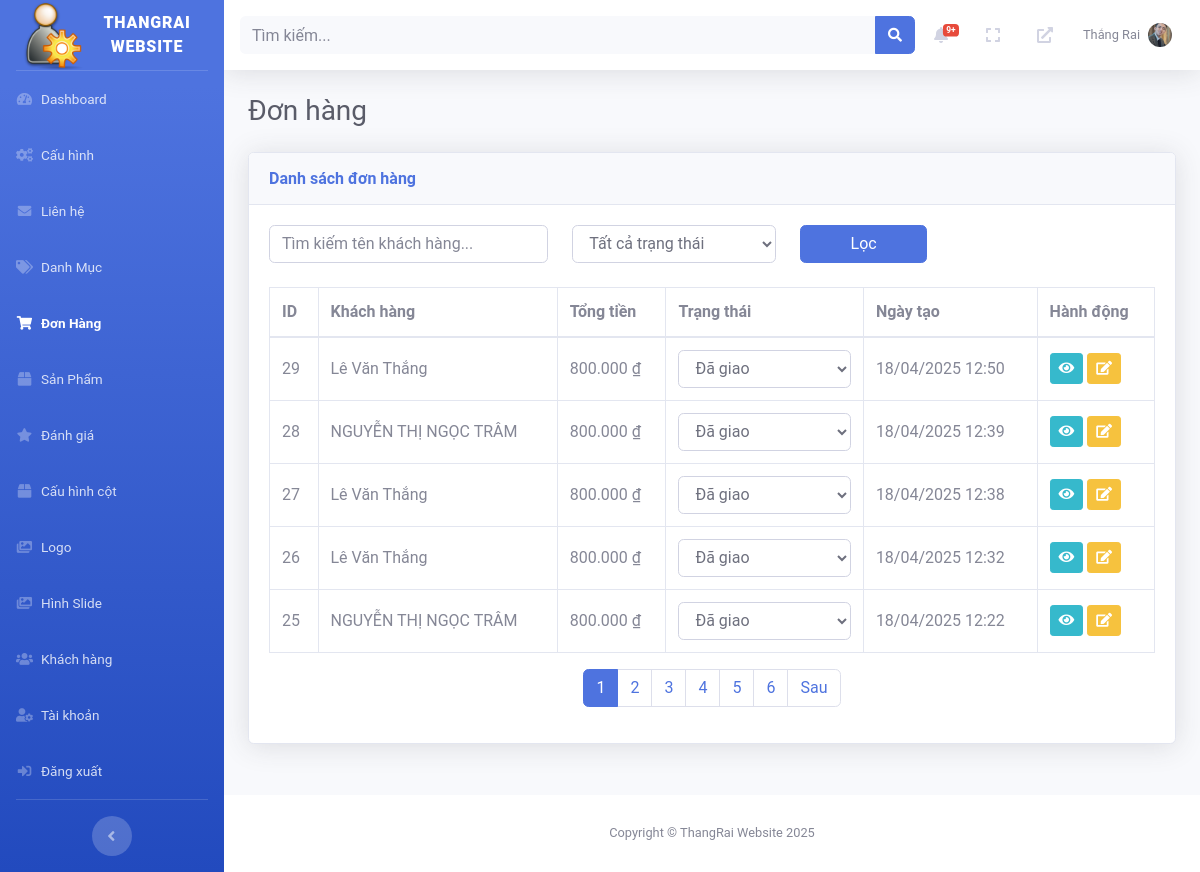
/admin/index.php?page=orders (signed in), run on an earlier commit of the app's database.
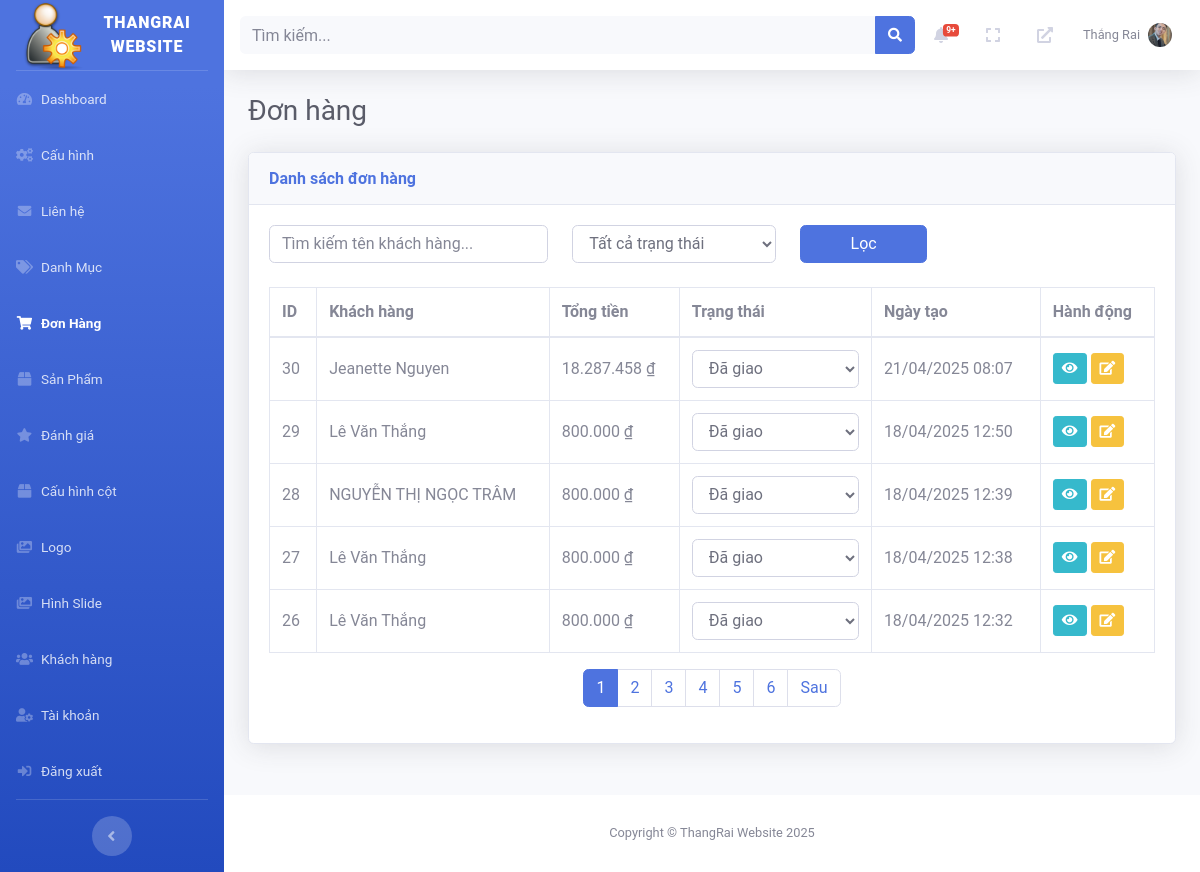
And on a later commit of the database.
### tables this page shows
CREATE TABLE `orders` (
  `id` int NOT NULL,
  `customer_id` int NOT NULL,
  `total_amount` decimal(10,2) NOT NULL,
  `status` enum('pending','processing','shipped','delivered','cancelled') DEFAULT 'pending',
  `note` text,
  `payment_method` varchar(50) NOT NULL DEFAULT 'cod',
  `created_at` timestamp NULL DEFAULT CURRENT_TIMESTAMP
);

CREATE TABLE `customers` (
  `id` int NOT NULL,
  `name` varchar(255) NOT NULL,
  `email` varchar(255) NOT NULL,
  `phone` varchar(20) DEFAULT NULL,
  `address` text,
  `province` varchar(100) NOT NULL,
  `district` varchar(100) NOT NULL,
  `ward` varchar(100) NOT NULL,
  `created_at` timestamp NULL DEFAULT CURRENT_TIMESTAMP,
  `password` varchar(255) NOT NULL DEFAULT ''
);

### admin/pages/orders/index.php (the view, shortened to what the changed rows need)
<?php
require_once 'C:/laragon/www/2/admin/config/db_connect.php';
$limit = 5;
$page = isset($_GET['page_num']) ? (int)$_GET['page_num'] : 1;
$offset = ($page - 1) * $limit;
$search = isset($_GET['search']) ? trim($_GET['search']) : '';
$status = isset($_GET['status']) ? $_GET['status'] : '';
$params = [];
$sql = "SELECT o.*, c.name AS customer_name
        FROM orders o
        JOIN customers c ON o.customer_id = c.id
        WHERE 1=1";
$sql .= " ORDER BY o.created_at DESC LIMIT $limit OFFSET $offset";
$stmt = $pdo->prepare($sql);
$stmt->execute($params);
$orders = $stmt->fetchAll(PDO::FETCH_ASSOC);
$count_sql = "SELECT COUNT(*)
              FROM orders o
              JOIN customers c ON o.customer_id = c.id
              WHERE 1=1";
$count_stmt = $pdo->prepare($count_sql);
$count_stmt->execute($params);
$total_orders = $count_stmt->fetchColumn();
$total_pages = ceil($total_orders / $limit);
$statuses = ['pending' => 'Đang chờ', 'processing' => 'Đang xử lý', 'shipped' => 'Đã vận chuyển', 'delivered' => 'Đã giao', 'cancelled' => 'Đã hủy'];
?>
<div class="d-sm-flex align-items-center justify-content-between mb-4">
    <h1 class="h3 mb-0 text-gray-800">Đơn hàng</h1>
</div>
<div class="card shadow mb-4">
    <div class="card-body">
        <div class="table-responsive">
            <table class="table table-bordered" width="100%" cellspacing="0">
                <thead>
                    <tr>
                        <th>ID</th>
                        <th>Khách hàng</th>
                        <th>Tổng tiền</th>
                        <th>Trạng thái</th>
                        <th>Ngày tạo</th>
                        <th>Hành động</th>
                    </tr>
                </thead>
                <tbody>
                    <?php foreach ($orders as $order): ?>
                        <tr>
                            <td><?php echo $order['id']; ?></td>
                            <td><?php echo htmlspecialchars($order['customer_name']); ?></td>
                            <td><?php echo number_format($order['total_amount'], 0, ',', '.') . ' ₫'; ?></td>
                            <td>
                                <select class="form-control status-select" data-id="<?php echo $order['id']; ?>">
                                    <?php foreach ($statuses as $key => $label): ?>
                                        <option value="<?php echo $key; ?>" <?php echo $order['status'] === $key ? 'selected' : ''; ?>>
                                            <?php echo htmlspecialchars($label); ?>
                                        </option>
                                    <?php endforeach; ?>
                                </select>
                            </td>
                            <td><?php echo date('d/m/Y H:i', strtotime($order['created_at'])); ?></td>
                            <td>
                                <a href="?page=orders&subpage=view&id=<?php echo $order['id']; ?>" class="btn btn-info btn-sm" title="Xem">
                                    <i class="fas fa-eye"></i>
                                </a>
                                <a href="?page=orders&subpage=update&id=<?php echo $order['id']; ?>" class="btn btn-warning btn-sm" title="Cập nhật">
                                    <i class="fas fa-edit"></i>
                                </a>
                            </td>
                        </tr>
                    <?php endforeach; ?>
                </tbody>
            </table>
        </div>
        <?php if ($total_pages > 1): ?>
            <nav aria-label="Page navigation">
                <ul class="pagination justify-content-center">
                    <?php for ($i = 1; $i <= $total_pages; $i++): ?>
                        <li class="page-item <?php echo $i == $page ? 'active' : ''; ?>">
                            <a class="page-link" href="?page=orders&page_num=<?php echo $i; ?>&search=<?php echo urlencode($search); ?>&status=<?php echo $status; ?>"><?php echo $i; ?></a>
                        </li>
                    <?php endfor; ?>
                </ul>
            </nav>
        <?php endif; ?>
    </div>
</div>

What changed in the data, as far as the page shows it:
no longer on this page (row unchanged): orders: id "25", customer.name "NGUYỄN THỊ NGỌC TRÂM", total_amount "800.000", status+id "Đã giao", created_at "18/04/2025 12:22"
added orders: id "30", customer.name "Jeanette Nguyen", total_amount "18.287.458", status+id "Đã giao", created_at "21/04/2025 08:07"
